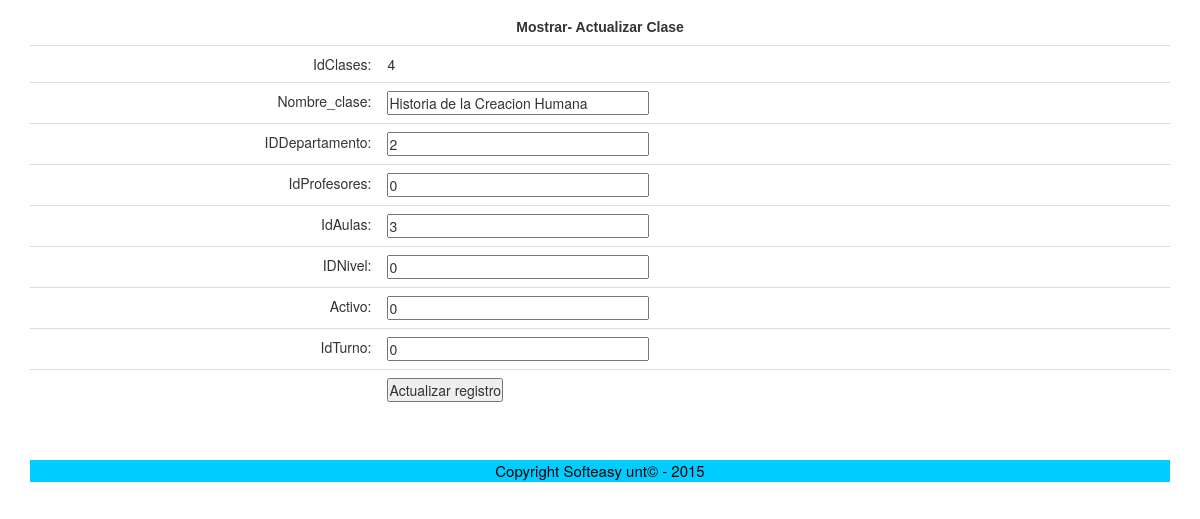
Screenshot of /Clases/clases.php?idClases=4 (signed in) with the database file from the repository.
### tables this page shows
CREATE TABLE `clases` (
  `idClases` int(11) NOT NULL AUTO_INCREMENT,
  `Nombre_clase` varchar(45) NOT NULL,
  `IDDepartamento` int(11) DEFAULT NULL,
  `idProfesores` int(11) DEFAULT NULL,
  `idAulas` int(11) DEFAULT NULL,
  `IDNivel` int(11) DEFAULT NULL,
  `Activo` tinyint(1) DEFAULT NULL,
  `idTurno` int(11) DEFAULT NULL,
  PRIMARY KEY (`idClases`)
);

### Clases/clases.php (the view, shortened to what this page needs)
<?php require_once('../Connections/basededatos.php'); ?>
<?php
if (!function_exists("GetSQLValueString")) {
function GetSQLValueString($theValue, $theType, $theDefinedValue = "", $theNotDefinedValue = "")
{
  $theValue = function_exists("mysql_real_escape_string") ? mysql_real_escape_string($theValue) : mysql_escape_string($theValue);
  switch ($theType) {
    case "long":
    case "int":
      $theValue = ($theValue != "") ? intval($theValue) : "NULL";
      break;
  }
  return $theValue;
}
}
$editFormAction = $_SERVER['PHP_SELF'];
if (isset($_SERVER['QUERY_STRING'])) {
  $editFormAction .= "?" . htmlentities($_SERVER['QUERY_STRING']);
}
$maxRows_ClasesID = 1;
$pageNum_ClasesID = 0;
$startRow_ClasesID = $pageNum_ClasesID * $maxRows_ClasesID;
$colname_ClasesID = "-1";
if (isset($_GET['idClases'])) {
  $colname_ClasesID = $_GET['idClases'];
}
$query_ClasesID = sprintf("SELECT * FROM clases WHERE idClases = %s", GetSQLValueString($colname_ClasesID, "int"));
$query_limit_ClasesID = sprintf("%s LIMIT %d, %d", $query_ClasesID, $startRow_ClasesID, $maxRows_ClasesID);
$ClasesID = mysql_query($query_limit_ClasesID, $basededatos) or die(mysql_error());
$row_ClasesID = mysql_fetch_assoc($ClasesID);
?>
<!DOCTYPE html PUBLIC "-//W3C//DTD XHTML 1.0 Transitional//EN" "http://www.w3.org/TR/xhtml1/DTD/xhtml1-transitional.dtd">
<html xmlns="http://www.w3.org/1999/xhtml">
<head>
<link rel="stylesheet" href="../Css/Styles.css" type="text/css">
<link href="../Css/bootstrap.min.css" rel="stylesheet">
</head>
<body>
<div class="container">
 <div class="table-responsive">
   <form action="<?php echo $editFormAction; ?>" method="post" name="form1" id="form1">
     <center><h2 class="Cabecera"><strong>Mostrar- Actualizar Clase</strong></h2><center>
     <table class="table" width="80%" align="center">
       <tr valign="baseline">
         <td nowrap="nowrap" align="right">IdClases:</td>
         <td><?php echo $row_ClasesID['idClases']; ?></td>
       </tr>
       <tr valign="baseline">
         <td nowrap="nowrap" align="right">Nombre_clase:</td>
         <td><input type="text" name="Nombre_clase" value="<?php echo htmlentities($row_ClasesID['Nombre_clase'], ENT_COMPAT, 'utf-8'); ?>" size="32" /></td>
       </tr>
       <tr valign="baseline">
         <td nowrap="nowrap" align="right">IDDepartamento:</td>
         <td><input type="text" name="IDDepartamento" value="<?php echo htmlentities($row_ClasesID['IDDepartamento'], ENT_COMPAT, 'utf-8'); ?>" size="32" /></td>
       </tr>
       <tr valign="baseline">
         <td nowrap="nowrap" align="right">IdProfesores:</td>
         <td><input type="text" name="idProfesores" value="<?php echo htmlentities($row_ClasesID['idProfesores'], ENT_COMPAT, 'utf-8'); ?>" size="32" /></td>
       </tr>
       <tr valign="baseline">
         <td nowrap="nowrap" align="right">IdAulas:</td>
         <td><input type="text" name="idAulas" value="<?php echo htmlentities($row_ClasesID['idAulas'], ENT_COMPAT, 'utf-8'); ?>" size="32" /></td>
       </tr>
       <tr valign="baseline">
         <td nowrap="nowrap" align="right">IDNivel:</td>
         <td><input type="text" name="IDNivel" value="<?php echo htmlentities($row_ClasesID['IDNivel'], ENT_COMPAT, 'utf-8'); ?>" size="32" /></td>
       </tr>
       <tr valign="baseline">
         <td nowrap="nowrap" align="right">Activo:</td>
         <td><input type="text" name="Activo" value="<?php echo htmlentities($row_ClasesID['Activo'], ENT_COMPAT, 'utf-8'); ?>" size="32" /></td>
       </tr>
       <tr valign="baseline">
         <td nowrap="nowrap" align="right">IdTurno:</td>
         <td><input type="text" name="idTurno" value="<?php echo htmlentities($row_ClasesID['idTurno'], ENT_COMPAT, 'utf-8'); ?>" size="32" /></td>
       </tr>
       <tr valign="baseline">
         <td nowrap="nowrap" align="right">&nbsp;</td>
         <td><input type="submit" value="Actualizar registro" /></td>
       </tr>
     </table>
   </form>
   <p>&nbsp;</p>
 </div>
<div id="footer">
  <p> Copyright Softeasy unt&copy; - 2015</p>
  </div>
</div>
</body>
</html>

### Css/Styles.css (style rules this page uses)
* { margin:0px; padding:0px; -webkit-box-sizing: border-box; -moz-box-sizing: border-box; box-sizing: border-box; }
body { background:#CCC; background-image:url(../Imagenes/fondo.jpg) }
.Cabecera { font-weight: bold; text-align: center; font-family: "Trebuchet MS", Arial, Helvetica, sans-serif; font-size: 14px; }
#footer { background-color:#0CF; width:auto; text-align:center; font-size:15px; color:#000; }
#footer p { padding:11px] 0 10px 0px; }
@media (min-width: 768px) { body { background:#F8F3F3; } }

### rows the page displays
clases: idClases "4", Nombre_clase "Historia de la Creacion Humana", IDDepartamento "2", idProfesores "0", idAulas "3", IDNivel "0", Activo "0", idTurno "0"
